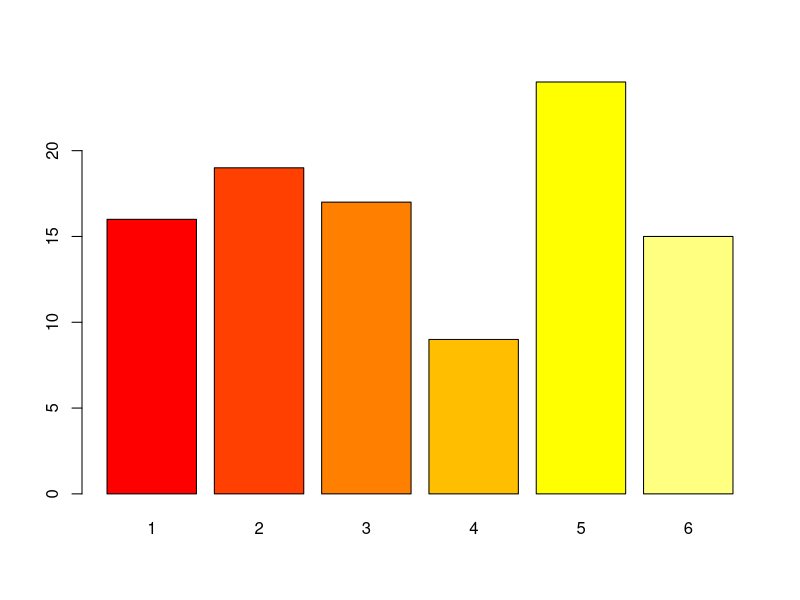
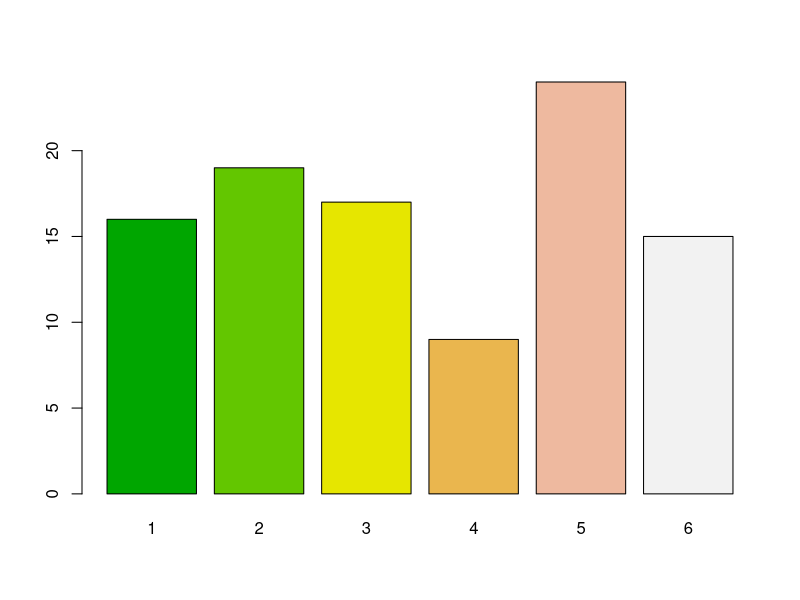
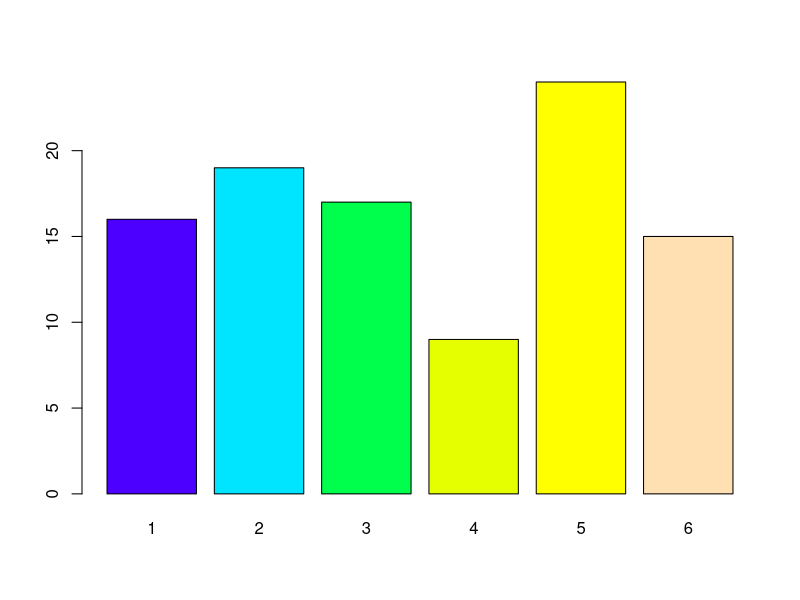
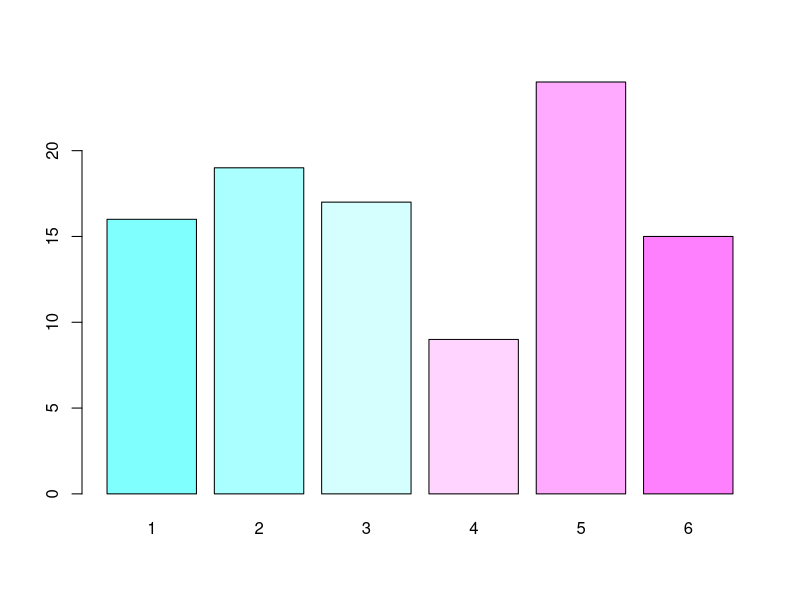
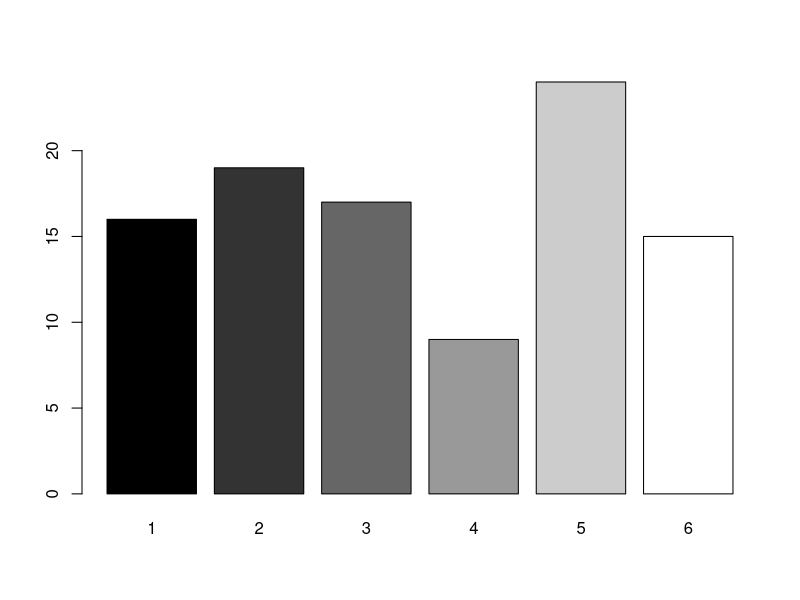

Generate these figures, in order, with R:
x <- sample(1:6, 100, rep=TRUE)
barplot(table(x), col=heat.colors(6))
barplot(table(x), col=terrain.colors(6))
barplot(table(x), col=topo.colors(6))
barplot(table(x), col=cm.colors(6))
barplot(table(x), col=grey(seq(0, 1, len=6)))
